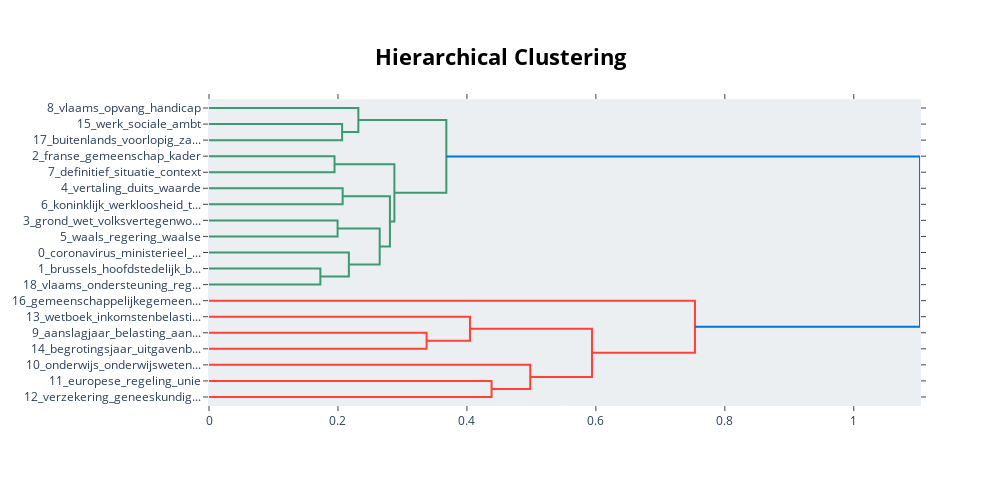

Source (notebook cell):
### Code cell
topic_model.visualize_hierarchy(top_n_topics=50)

### Figure 1 — Plotly figure (JSON) as saved in the notebook; plotly's stock layout.template omitted (floating-point values rounded to 4 significant figures)
{"data": [{"hoverinfo": "text", "marker": {"color": "rgb(61,153,112)"}, "mode": "lines", "type": "scatter", "x": [0, 0.2064, 0.2064, 0], "xaxis": "x", "y": [-15, -15, -25, -25], "yaxis": "y"}, {"hoverinfo": "text", "marker": {"color": "rgb(61,153,112)"}, "mode": "lines", "type": "scatter", "x": [0, 0.2316, 0.2316, 0.2064], "xaxis": "x", "y": [-5, -5, -20, -20], "yaxis": "y"}, {"hoverinfo": "text", "marker": {"color": "rgb(61,153,112)"}, "mode": "lines", "type": "scatter", "x": [0, 0.1947, 0.1947, 0], "xaxis": "x", "y": [-35, -35, -45, -45], "yaxis": "y"}, {"hoverinfo": "text", "marker": {"color": "rgb(61,153,112)"}, "mode": "lines", "type": "scatter", "x": [0, 0.2073, 0.2073, 0], "xaxis": "x", "y": [-55, -55, -65, -65], "yaxis": "y"}, {"hoverinfo": "text", "marker": {"color": "rgb(61,153,112)"}, "mode": "lines", "type": "scatter", "x": [0, 0.1994, 0.1994, 0], "xaxis": "x", "y": [-75, -75, -85, -85], "yaxis": "y"}, {"hoverinfo": "text", "marker": {"color": "rgb(61,153,112)"}, "mode": "lines", "type": "scatter", "x": [0, 0.1727, 0.1727, 0], "xaxis": "x", "y": [-105, -105, -115, -115], "yaxis": "y"}, {"hoverinfo": "text", "marker": {"color": "rgb(61,153,112)"}, "mode": "lines", "type": "scatter", "x": [0, 0.2169, 0.2169, 0.1727], "xaxis": "x", "y": [-95, -95, -110, -110], "yaxis": "y"}, {"hoverinfo": "text", "marker": {"color": "rgb(61,153,112)"}, "mode": "lines", "type": "scatter", "x": [0.1994, 0.2647, 0.2647, 0.2169], "xaxis": "x", "y": [-80, -80, -102.5, -102.5], "yaxis": "y"}, {"hoverinfo": "text", "marker": {"color": "rgb(61,153,112)"}, "mode": "lines", "type": "scatter", "x": [0.2073, 0.2806, 0.2806, 0.2647], "xaxis": "x", "y": [-60, -60, -91.25, -91.25], "yaxis": "y"}, {"hoverinfo": "text", "marker": {"color": "rgb(61,153,112)"}, "mode": "lines", "type": "scatter", "x": [0.1947, 0.2875, 0.2875, 0.2806], "xaxis": "x", "y": [-40, -40, -75.62, -75.62], "yaxis": "y"}, {"hoverinfo": "text", "marker": {"color": "rgb(61,153,112)"}, "mode": "lines", "type": "scatter", "x": [0.2316, 0.3681, 0.3681, 0.2875], "xaxis": "x", "y": [-12.5, -12.5, -57.81, -57.81], "yaxis": "y"}, {"hoverinfo": "text", "marker": {"color": "rgb(255,65,54)"}, "mode": "lines", "type": "scatter", "x": [0, 0.3375, 0.3375, 0], "xaxis": "x", "y": [-145, -145, -155, -155], "yaxis": "y"}, {"hoverinfo": "text", "marker": {"color": "rgb(255,65,54)"}, "mode": "lines", "type": "scatter", "x": [0, 0.4047, 0.4047, 0.3375], "xaxis": "x", "y": [-135, -135, -150, -150], "yaxis": "y"}, {"hoverinfo": "text", "marker": {"color": "rgb(255,65,54)"}, "mode": "lines", "type": "scatter", "x": [0, 0.4382, 0.4382, 0], "xaxis": "x", "y": [-175, -175, -185, -185], "yaxis": "y"}, {"hoverinfo": "text", "marker": {"color": "rgb(255,65,54)"}, "mode": "lines", "type": "scatter", "x": [0, 0.4982, 0.4982, 0.4382], "xaxis": "x", "y": [-165, -165, -180, -180], "yaxis": "y"}, {"hoverinfo": "text", "marker": {"color": "rgb(255,65,54)"}, "mode": "lines", "type": "scatter", "x": [0.4047, 0.594, 0.594, 0.4982], "xaxis": "x", "y": [-142.5, -142.5, -172.5, -172.5], "yaxis": "y"}, {"hoverinfo": "text", "marker": {"color": "rgb(255,65,54)"}, "mode": "lines", "type": "scatter", "x": [0, 0.7537, 0.7537, 0.594], "xaxis": "x", "y": [-125, -125, -157.5, -157.5], "yaxis": "y"}, {"hoverinfo": "text", "marker": {"color": "rgb(0,116,217)"}, "mode": "lines", "type": "scatter", "x": [0.3681, 1.103, 1.103, 0.7537], "xaxis": "x", "y": [-35.16, -35.16, -141.2, -141.2], "yaxis": "y"}], "layout": {"autosize": false, "height": 485, "hoverlabel": {"bgcolor": "white", "font": {"family": "Rockwell", "size": 16}}, "hovermode": "closest", "plot_bgcolor": "#ECEFF1", "showlegend": false, "title": {"font": {"color": "Black", "size": 22}, "text": "<b>Hierarchical Clustering", "x": 0.5, "xanchor": "center", "yanchor": "top"}, "width": 1000, "xaxis": {"mirror": "allticks", "rangemode": "tozero", "showgrid": false, "showline": true, "showticklabels": true, "ticks": "outside", "type": "linear", "zeroline": false}, "yaxis": {"mirror": "allticks", "range": [-190, 0], "rangemode": "tozero", "showgrid": false, "showline": true, "showticklabels": true, "tickmode": "array", "ticks": "outside", "ticktext": ["8_vlaams_opvang_handicap", "15_werk_sociale_ambt", "17_buitenlands_voorlopig_za...", "2_franse_gemeenschap_kader", "7_definitief_situatie_context", "4_vertaling_duits_waarde", "6_koninklijk_werkloosheid_t...", "3_grond_wet_volksvertegenwo...", "5_waals_regering_waalse", "0_coronavirus_ministerieel_...", "1_brussels_hoofdstedelijk_b...", "18_vlaams_ondersteuning_reg...", "16_gemeenschappelijkegemeen...", "13_wetboek_inkomstenbelasti...", "9_aanslagjaar_belasting_aan...", "14_begrotingsjaar_uitgavenb...", "10_onderwijs_onderwijsweten...", "11_europese_regeling_unie", "12_verzekering_geneeskundig..."], "tickvals": [-5, -15, -25, -35, -45, -55, -65, -75, -85, -95, -105, -115, -125, -135, -145, -155, -165, -175, -185], "type": "linear", "zeroline": false}}}
